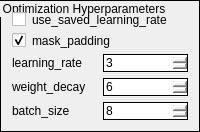
           <widget class="QGroupBox" name="OptimizationVariable">
            <property name="styleSheet">
             <string notr="true">border: 1px solid black;</string>
            </property>
            <property name="title">
             <string>Optimization Hyperparameters</string>
            </property>
            <layout class="QGridLayout" name="gridLayout_11">
             <item row="0" column="0">
              <widget class="QCheckBox" name="use_saved_learning_rate">
               <property name="styleSheet">
                <string notr="true">border: 0;</string>
               </property>
               <property name="text">
                <string>use_saved_learning_rate</string>
               </property>
              </widget>
             </item>
             <item row="1" column="0">
              <widget class="QCheckBox" name="mask_padding">
               <property name="styleSheet">
                <string notr="true">border: 0;</string>
               </property>
               <property name="text">
                <string>mask_padding</string>
               </property>
               <property name="checked">
                <bool>true</bool>
               </property>
              </widget>
             </item>
             <item row="2" column="0">
              <layout class="QHBoxLayout" name="horizontalLayout_17">
               <item>
                <widget class="QLabel" name="label_34">
                 <property name="minimumSize">
                  <size>
                   <width>85</width>
                   <height>0</height>
                  </size>
                 </property>
                 <property name="maximumSize">
                  <size>
                   <width>85</width>
                   <height>16777215</height>
                  </size>
                 </property>
                 <property name="styleSheet">
                  <string notr="true">border: 0;</string>
                 </property>
                 <property name="text">
                  <string>learning_rate</string>
                 </property>
                </widget>
               </item>
               <item>
                <widget class="QSpinBox" name="learning_rate">
                 <property name="minimum">
                  <number>1</number>
                 </property>
                 <property name="maximum">
                  <number>10</number>
                 </property>
                 <property name="value">
                  <number>3</number>
                 </property>
                </widget>
               </item>
              </layout>
             </item>
             <item row="3" column="0">
              <layout class="QHBoxLayout" name="horizontalLayout_15">
               <item>
                <widget class="QLabel" name="label_14">
                 <property name="minimumSize">
                  <size>
                   <width>85</width>
                   <height>0</height>
                  </size>
                 </property>
                 <property name="maximumSize">
                  <size>
                   <width>85</width>
                   <height>16777215</height>
                  </size>
                 </property>
                 <property name="styleSheet">
                  <string notr="true">border: 0;</string>
                 </property>
                 <property name="text">
                  <string>weight_decay</string>
                 </property>
                </widget>
               </item>
               <item>
                <widget class="QSpinBox" name="weight_decay">
                 <property name="minimum">
                  <number>1</number>
                 </property>
                 <property name="maximum">
                  <number>10</number>
                 </property>
                 <property name="value">
                  <number>6</number>
                 </property>
                </widget>
               </item>
              </layout>
             </item>
             <item row="4" column="0">
              <layout class="QHBoxLayout" name="horizontalLayout_37">
               <item>
                <widget class="QLabel" name="label_35">
                 <property name="minimumSize">
                  <size>
                   <width>85</width>
                   <height>0</height>
                  </size>
                 </property>
                 <property name="maximumSize">
                  <size>
                   <width>85</width>
                   <height>16777215</height>
                  </size>
                 </property>
                 <property name="styleSheet">
                  <string notr="true">border: 0;</string>
                 </property>
                 <property name="text">
                  <string>batch_size</string>
                 </property>
                </widget>
               </item>
               <item>
                <widget class="QSpinBox" name="batch_size">
                 <property name="minimum">
                  <number>4</number>
                 </property>
                 <property name="maximum">
                  <number>64</number>
                 </property>
                 <property name="value">
                  <number>8</number>
                 </property>
                </widget>
               </item>
              </layout>
             </item>
            </layout>
           </widget>
